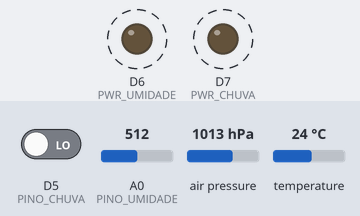
This sketch was run on a simulated ESP8266 (NodeMCU). Parts: output pins drawn as LEDs (lit = HIGH). Dashed ring = blinking. The inputs (shaded band) are chosen by the test bench; at power-on: D5 (PINO_CHUVA) LOW, A0 (PINO_UMIDADE) = 512, air pressure 1013 hPa, temperature 24 °C. WiFi joins after 1.5 s; servers stay silent unless stated; what the sketch prints to the serial monitor is not drawn.

Above: at 2.3 s.
Timing chart, 0 to 4.5 s (numbered marks = the images above):
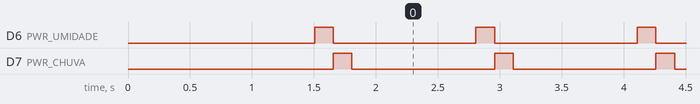

The sketch:

Nodemcu_2_modotomada.ino
```cpp
#include <ESP8266WiFi.h>
#include <ESP8266WebServer.h>
#include <Wire.h>
#include <Adafruit_BMP280.h>

// ---- Configurações Globais ----
const char* ssid     = "SEU_SSID";
const char* password = "SUA_SENHA";

const uint8_t bmpAddress = 0x76;  // endereço I2C do BMP280 (0x76 ou 0x77)

// ---- Controle de energia dos sensores ruidosos ----
#define PWR_UMIDADE D6   // VCC do sensor de umidade
#define PWR_CHUVA   D7   // VCC do sensor de chuva

// ---- Pinos de dados ----

#define PINO_UMIDADE A0   // saída analógica do sensor de umidade
#define PINO_CHUVA   D5   // saída digital do sensor de chuva

Adafruit_BMP280 bmp;          // BMP280 via I2C
ESP8266WebServer server(80);

float temperatura_bmp = NAN;
float pressao_bmp = NAN;
int umidadeSolo = 0;
int chuva = 0;

void setup() {
  Serial.begin(115200);

  // Inicializa controle de energia
  pinMode(PWR_UMIDADE, OUTPUT);
  pinMode(PWR_CHUVA, OUTPUT);
  digitalWrite(PWR_UMIDADE, LOW);
  digitalWrite(PWR_CHUVA, LOW);

  // Inicializa BMP280
  Wire.begin(D2, D1); // SDA, SCL
  Wire.setClock(100000);
  if (!bmp.begin(bmpAddress)) {
    Serial.println(F("BMP280 não encontrado!"));
    while (1);
  }

  // Wi-Fi
  WiFi.begin(ssid, password);
  while (WiFi.status() != WL_CONNECTED) {
    delay(500);
    Serial.print(".");
  }
  Serial.println("\nWiFi conectado");
  Serial.print("IP: ");
  Serial.println(WiFi.localIP());

  // Rota que retorna JSON
  server.on("/", handleRoot);
  server.begin();
}

void loop() {
  server.handleClient();

  // 1) Ler BMP280 (sensores ruidosos desligados)
  temperatura_bmp = bmp.readTemperature();
  pressao_bmp = bmp.readPressure() / 100.0; // hPa

  // 2) Ler sensor de umidade
  digitalWrite(PWR_UMIDADE, HIGH);   // liga
  delay(150);                        // estabilizar
  umidadeSolo = analogRead(PINO_UMIDADE);
  digitalWrite(PWR_UMIDADE, LOW);    // desliga

  // 3) Ler sensor de chuva
  digitalWrite(PWR_CHUVA, HIGH);     // liga
  delay(150);                        // estabilizar
  chuva = digitalRead(PINO_CHUVA);
  digitalWrite(PWR_CHUVA, LOW);      // desliga

  delay(1000); // intervalo entre ciclos
}

void handleRoot() {
  String json = "{";
  json += "\"umidade_solo\":" + String(umidadeSolo) + ",";
  json += "\"estado_chuva\":" + String(chuva) + ",";
  json += "\"temperatura_bmp\":" + String(temperatura_bmp, 2) + ",";
  json += "\"pressao_bmp\":" + String(pressao_bmp, 4);
  json += "}";

  server.send(200, "application/json", json);
}
```

Measured:
- by itself, D6 (PWR_UMIDADE), D7 (PWR_CHUVA): alternates HIGH for 0.15 s and LOW for 1.2 s
- by itself, everything shown: repeats every 1.3 s, in 3 steps
